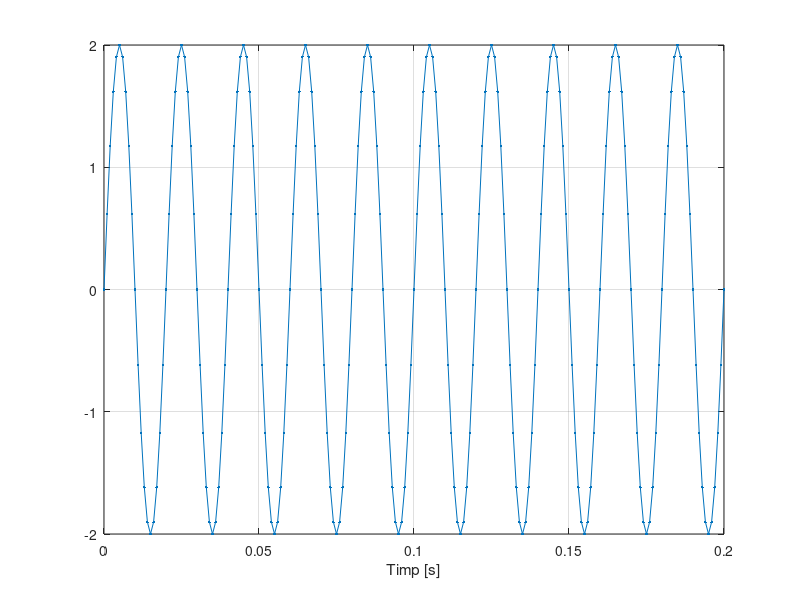
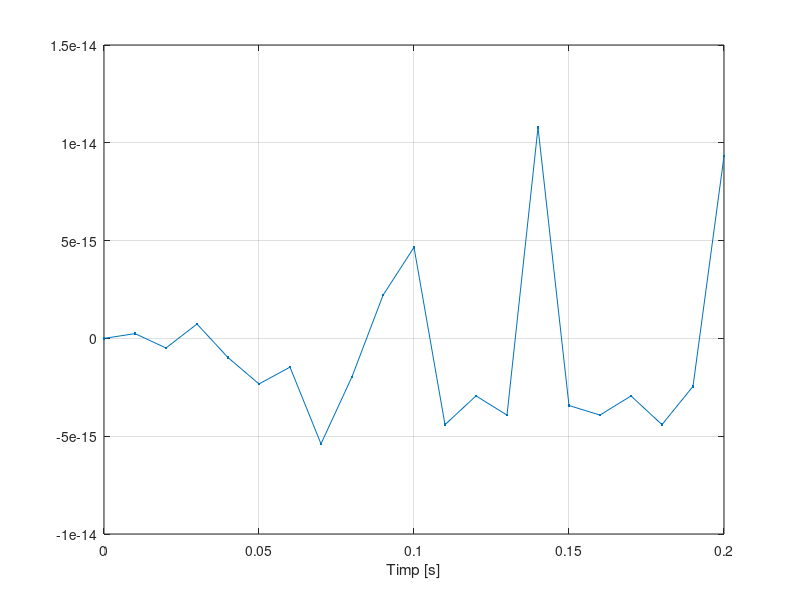
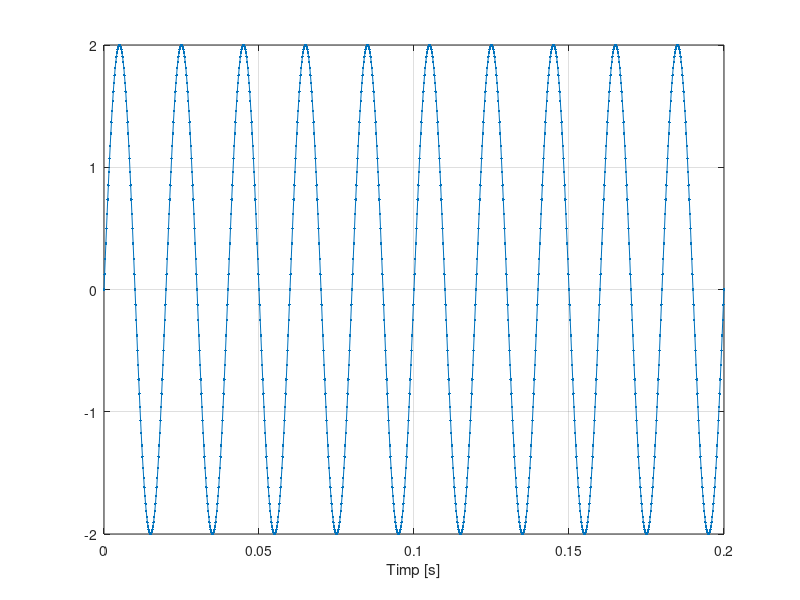
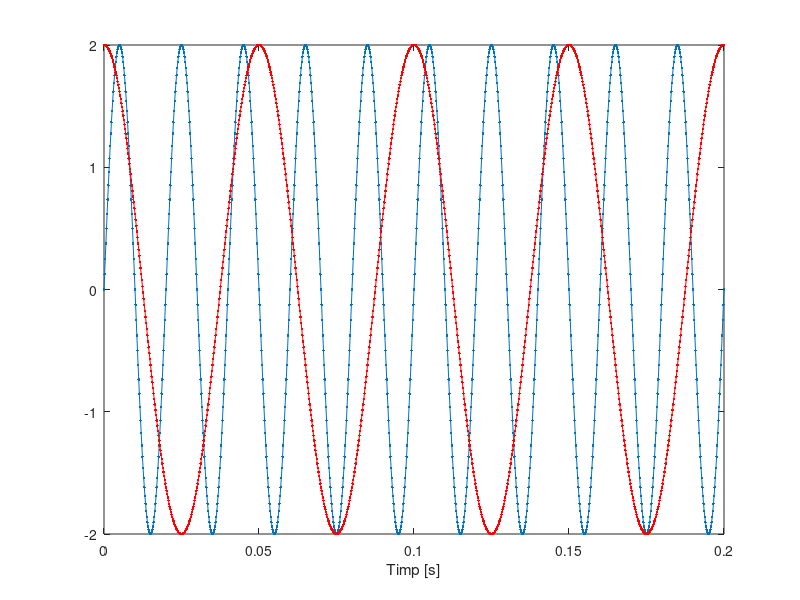

Reproduce these figures in MATLAB, in order.
F = 50;
t = 0:0.001:0.2;
s = 2*sin(2*pi*F*t);
figure(1),plot(t,s,'.-'),xlabel('Timp [s]'),grid %perioada = 0.02


F = 50;
t = 0:0.01:0.2;
s = 2*sin(2*pi*F*t);
%semnalul nu poate fi reprezentat deoarece sunt prea putine puncte in care
%se calculeaza valoarea functiei
figure(2),plot(t,s,'.-'),xlabel('Timp [s]'),grid %perioada nu poate fi calculata deoarece reprezentarea este distorsionata

F = 50;
t = 0:0.0002:0.2;
s = 2*sin(2*pi*F*t);
%valoarea functiei este calculata in mai multe puncte decat in primele 2
%cazuri
%reprezentarea semnalului este realizata cu puncte mai dese (de 5 ori mai dese decat in cazul 1)
figure(3),plot(t,s,'.-'),xlabel('Timp [s]'),grid %perioada = 0.02

F_cos = 20; %frecventa cosinusului
s_cos = 2*cos(2*pi*F_cos*t);
figure(4)
plot(t,s,'.-'),xlabel('Timp [s]'),grid
hold on;
plot(t,s_cos,'.-red'),xlabel('Timp [s]'),grid %reprezentare cu puncte si linii si culoare rosie